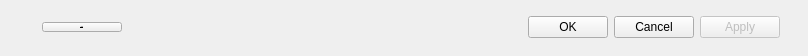
    <widget class="QWidget" name="wBottom" native="true">
     <property name="minimumSize">
      <size>
       <width>0</width>
       <height>56</height>
      </size>
     </property>
     <property name="maximumSize">
      <size>
       <width>16777215</width>
       <height>56</height>
      </size>
     </property>
     <property name="styleSheet">
      <string notr="true"/>
     </property>
     <layout class="QHBoxLayout" name="horizontalLayout_18">
      <property name="leftMargin">
       <number>29</number>
      </property>
      <property name="topMargin">
       <number>11</number>
      </property>
      <property name="rightMargin">
       <number>28</number>
      </property>
      <property name="bottomMargin">
       <number>13</number>
      </property>
      <item>
       <widget class="QLabel" name="lHelp">
        <property name="text">
         <string/>
        </property>
        <property name="pixmap">
         <pixmap>://images/help_ico.png</pixmap>
        </property>
       </widget>
      </item>
      <item>
       <widget class="QPushButton" name="bHelp">
        <property name="font">
         <font>
          <pointsize>-1</pointsize>
          <underline>true</underline>
         </font>
        </property>
        <property name="text">
         <string>Help</string>
        </property>
        <property name="default">
         <bool>false</bool>
        </property>
       </widget>
      </item>
      <item>
       <spacer name="horizontalSpacer">
        <property name="orientation">
         <enum>Qt::Horizontal</enum>
        </property>
        <property name="sizeHint" stdset="0">
         <size>
          <width>400</width>
          <height>20</height>
         </size>
        </property>
       </spacer>
      </item>
      <item>
       <widget class="QPushButton" name="bOk">
        <property name="styleSheet">
         <string notr="true"/>
        </property>
        <property name="text">
         <string>OK</string>
        </property>
        <property name="autoDefault">
         <bool>false</bool>
        </property>
       </widget>
      </item>
      <item>
       <widget class="QPushButton" name="bCancel">
        <property name="sizePolicy">
         <sizepolicy hsizetype="Preferred" vsizetype="Fixed">
          <horstretch>0</horstretch>
          <verstretch>0</verstretch>
         </sizepolicy>
        </property>
        <property name="text">
         <string>Cancel</string>
        </property>
        <property name="autoDefault">
         <bool>false</bool>
        </property>
       </widget>
      </item>
      <item>
       <widget class="QPushButton" name="bApply">
        <property name="enabled">
         <bool>false</bool>
        </property>
        <property name="minimumSize">
         <size>
          <width>0</width>
          <height>0</height>
         </size>
        </property>
        <property name="maximumSize">
         <size>
          <width>16777215</width>
          <height>16777215</height>
         </size>
        </property>
        <property name="text">
         <string>Apply</string>
        </property>
        <property name="autoDefault">
         <bool>false</bool>
        </property>
       </widget>
      </item>
     </layout>
    </widget>
